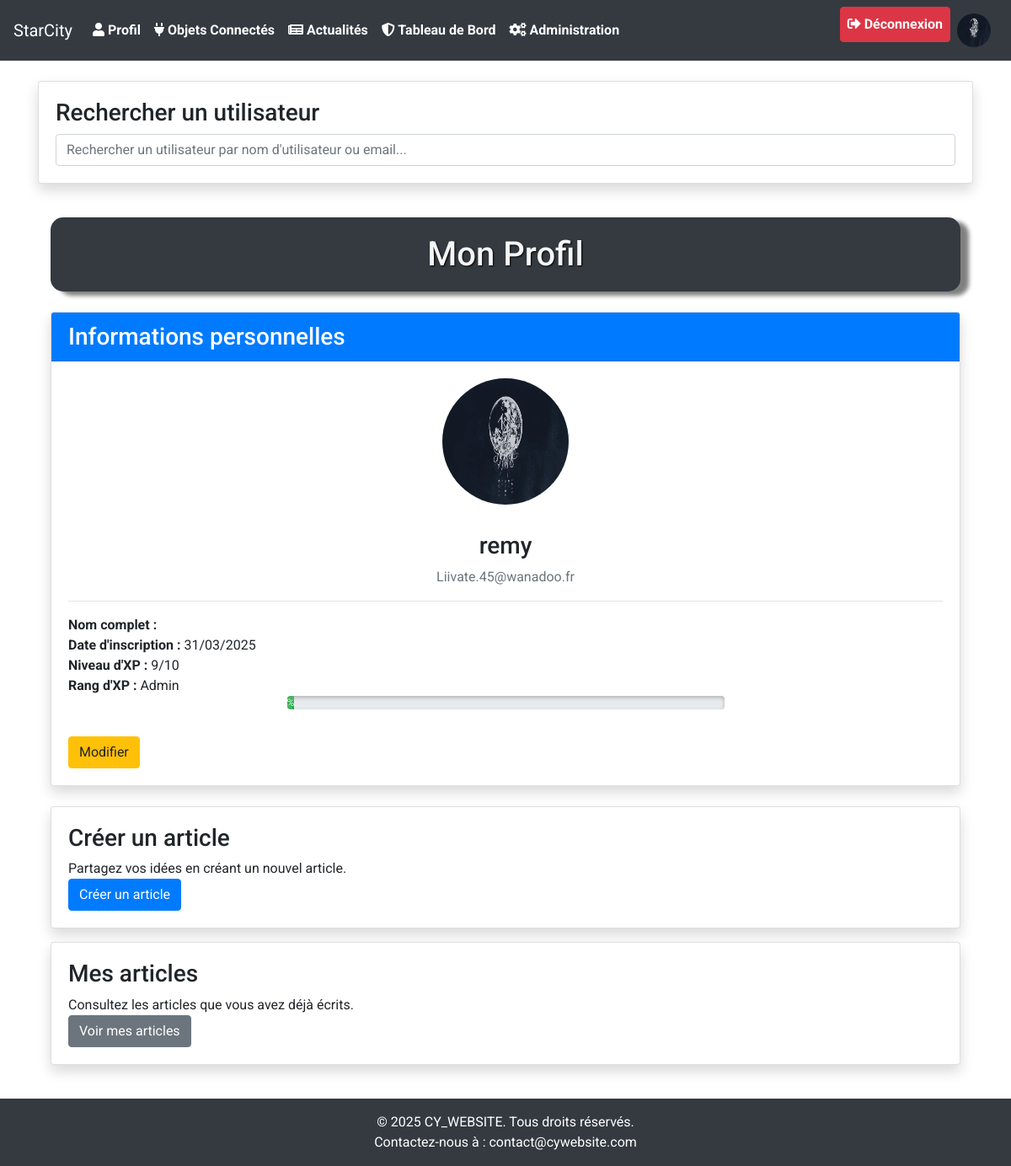
Before: /news/visualisation/ (signed in) with the older database file.
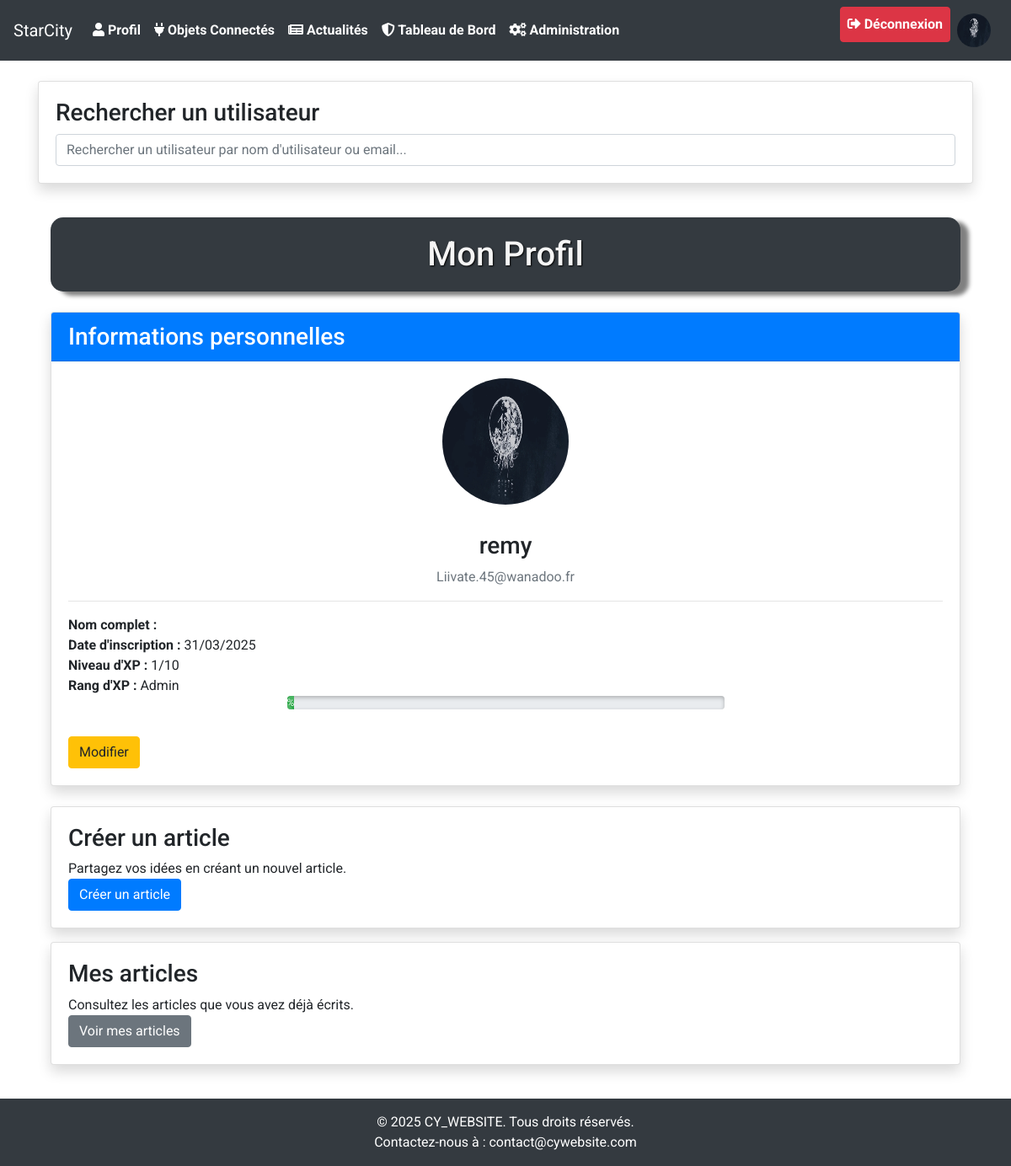
After: the same page with the newer database file.
### user/models.py (models this page shows, shortened)
class User(AbstractUser):
    profile_picture = models.ImageField(
        upload_to='data/profile_pictures/',
        blank=True,
        null=True,
        help_text="Téléchargez une image de profil (formats acceptés : JPEG, PNG)."
    )
    groups = models.ManyToManyField(
        'auth.Group',
        related_name='custom_user_set',  # Nom unique pour éviter les conflits
        blank=True
    )
    user_permissions = models.ManyToManyField(
        'auth.Permission',
        related_name='custom_user_permissions_set',  # Nom unique pour éviter les conflits
        blank=True
    )
    XP_LEVEL_CHOICES = [
        ('simple', 'Simple'),
        ('intermediate', 'Intermédiaire'),  # Nouveau niveau ajouté
        ('complex', 'Complexe'),
        ('admin', 'Admin'),
    ]
    xp_level = models.CharField(
        max_length=15,  # Augmentez la longueur pour inclure "intermediate"
        choices=XP_LEVEL_CHOICES,
        default='simple',
        verbose_name="Niveau d'XP"
    )
    date_naissance = models.DateField(
        blank=True,
        null=True,
        help_text="Entrez votre date de naissance (format : DD-MM-YYYY)."
    )
    xp_points = models.IntegerField(default=0)
    login_count = models.IntegerField(default=0, help_text="Nombre de connexions de l'utilisateur.")
    class Meta:
        verbose_name = "Utilisateur"
        verbose_name_plural = "Utilisateurs"
        ordering = ['-date_joined']

### news/views.py (the view)
# urls.py: path('visualisation/', views.visualisation, name='visualisation'),
@login_required
def visualisation(request):
    return render(request, "news/visualisation.html", {
        "user": request.user,
    })

### news/context_processors.py (called while the page is built)
def site_appearance(request):
    try:
        return {
            'site_appearance': SiteAppearance.get_current()
        }
    except (OperationalError, ProgrammingError):
        class DefaultAppearance:
            primary_color = '#1e2a47'
            font_family = 'Roboto, sans-serif'
            enable_animations = True
            site_title = 'StarCity'
            footer_text = '© 2025 CY_WEBSITE. Tous droits réservés.'
        return {
            'site_appearance': DefaultAppearance()
        }

### news/models.py (called while the page is built)
    @classmethod
    def get_current(cls):
        appearance, created = cls.objects.get_or_create(pk=1)
        return appearance

### news/templates/news/visualisation.html (shortened to what this page needs)
{% extends 'cyWebsite/base.html' %}
{% load static %}
{% block content %}
<div class="container mt-4">
    <div class="card shadow mb-3 no-hover-animation">
        <div class="card-body">
            <h3>Rechercher un utilisateur</h3>
            <div class="input-group">
                <input type="text" id="search-user-input" class="form-control" placeholder="Rechercher un utilisateur par nom d'utilisateur ou email...">
            </div>
        </div>
    </div>
    <div class="no-hover-animation container py-4">
        <h1 class="text-center mb-4">Mon Profil</h1>
        <div class="card shadow mb-4 no-hover-animation">
            <div class="card-header bg-primary text-white">
                <h3 class="mb-0">Informations personnelles</h3>
            </div>
            <div class="card-body">
                <div class="text-center mb-4">
                    <form method="post" action="{% url 'user:update_profile_picture' %}" enctype="multipart/form-data">
                        <label for="profile_picture_input" style="cursor: pointer;">
                            <img src="{% if user.profile_picture %}{{ user.profile_picture.url }}{% else %}{% static 'default_profile.png' %}{% endif %}"
                                 alt="Photo de profil" class="rounded-circle" style="width: 150px; height: 150px;">
                        </label>
                    </form>
                </div>
                <h3 class="text-center mt-3">{{ user.username }}</h3>
                <p class="text-center text-muted">{{ user.email }}</p>
                <hr>
                <p><strong>Nom complet :</strong> {{ user.first_name }} {{ user.last_name }}</p>
                <p><strong>Date d'inscription :</strong> {{ user.date_joined|date:"d/m/Y" }}</p>
                <p><strong>Niveau d'XP :</strong> {{ user.xp_points }}/10</p>
                <p><strong>Rang d'XP :</strong> {{ user.get_xp_level_display }}</p>
                <div class="progress mb-3" style="margin: 0 auto;">
                    <div class="progress-bar progress-bar-striped bg-success progress-bar-animated" role="progressbar" style="width: {{ pourcentage }}%;" aria-valuenow="{{ pourcentage }}" aria-valuemin="0" aria-valuemax="100">{{ pourcentage }}%</div>
                </div>
                <button class="btn btn-warning mt-3" data-toggle="modal" data-target="#editUserInfoModal">Modifier</button>
            </div>
        </div>
        {% if user.xp_level in 'complex admin' %}
        <div class="card shadow mb-3">
            <div class="card-body">
                <h3>Créer un article</h3>
                <p>Partagez vos idées en créant un nouvel article.</p>
                <a href="{% url 'news:create_article' %}" class="btn btn-primary">Créer un article</a>
            </div>
        </div>
        <div class="card shadow mb-3">
            <div class="card-body">
                <h3>Mes articles</h3>
                <p>Consultez les articles que vous avez déjà écrits.</p>
                <a href="{% url 'news:my_articles' %}" class="btn btn-secondary">Voir mes articles</a>
            </div>
        </div>
        {% endif %}
    </div>
</div>
{% endblock %}

### cyWebsite/templates/cyWebsite/base.html (shortened to what this page needs)
{% load static %}
<!DOCTYPE html>
<html lang="fr">
<head>
    <link rel="stylesheet" href="https://stackpath.bootstrapcdn.com/bootstrap/4.5.2/css/bootstrap.min.css">
    <link rel="stylesheet" href="{% static 'styles.css' %}">
    <link rel="stylesheet" href="https://cdnjs.cloudflare.com/ajax/libs/font-awesome/5.15.4/css/all.min.css">
    <link rel="stylesheet" href="https://unpkg.com/leaflet@1.9.4/dist/leaflet.css" />
</head>
<body>
<div class="wrapper">
    <nav class="navbar navbar-expand-lg navbar-dark">
        <a class="navbar-brand" href="{% url 'index' %}">{{ site_appearance.site_title }}</a>
        <div class="collapse navbar-collapse" id="navbarNav">
            <ul class="navbar-nav">
                {% if user.is_authenticated %}
                <li class="nav-item"><a class="nav-link" href="{% url 'news:visualisation' %}"><i class="fas fa-user"></i> Profil</a></li>
                <li class="nav-item"><a class="nav-link" href="{% url 'objConnecte:obj-index' %}"><i class="fas fa-plug"></i> Objets Connectés</a></li>
                <li class="nav-item"><a class="nav-link" href="{% url 'news:index' %}"><i class="fas fa-newspaper"></i> Actualités</a></li>
                {% endif %}
                {% if user.is_authenticated and user.xp_level == 'admin' %}
                    <li class="nav-item"><a class="nav-link" href="{% url 'news:administration' %}"><i class="fas fa-shield-alt"></i> Tableau de Bord</a></li>
                    <li class="nav-item"><a class="nav-link" href="/admin/"><i class="fas fa-cogs"></i> Administration</a></li>
                {% endif %}
            </ul>
            <ul class="navbar-nav ml-auto">
                {% if user.is_authenticated %}
                <li class="nav-item">
                    <a class="nav-link btn btn-danger text-white" href="{% url 'user:logout' %}"><i class="fas fa-sign-out-alt"></i> Déconnexion</a>
                </li>
                <li class="nav-item">
                    <a class="nav-link" href="{% url 'user:update_user' %}">
                        <img src="{% if user.profile_picture %}{{ user.profile_picture.url }}{% else %}{% static 'default_profile.png' %}{% endif %}" alt="Profile Picture" class="rounded-circle" style="width: 40px; height: 40px;">
                    </a>
                </li>
                {% endif %}
            </ul>
        </div>
    </nav>
        {% block content %}
        {% endblock %}
</div>
    <footer class="bg-dark text-center text-white py-3">
        <p>{{ site_appearance.footer_text }}</p>
        <p>Contactez-nous à : <a href="mailto:contact@cywebsite.com" class="text-white">contact@cywebsite.com</a></p>
    </footer>
</body>
</html>

Changed rows visible on the page:
changed User "remy": xp_points "9" → "1"
